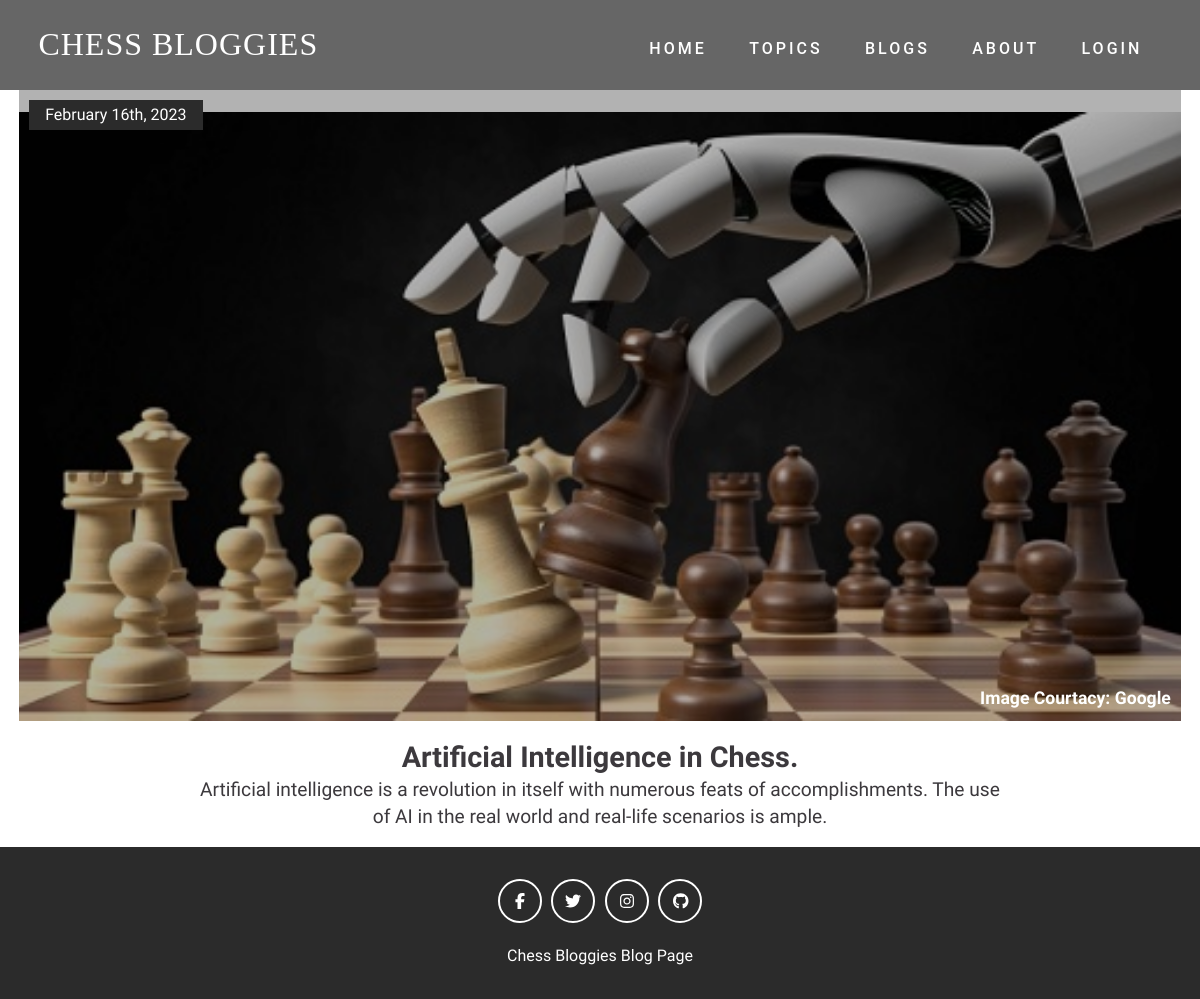
Screenshot of /topics.php?id=2 with the database file from the repository.
### tables this page shows
CREATE TABLE `topics` (
  `id` int(11) NOT NULL,
  `title` text NOT NULL,
  `content` text NOT NULL,
  `image` text DEFAULT NULL,
  `created_at` timestamp NOT NULL DEFAULT current_timestamp()
);

### topics.php (the view, shortened to what this page needs)
<?php
  require('db.php');
?>
<!DOCTYPE html>
<html>
  <head>
    <link rel="stylesheet" href="includes/all.css">
    <link rel="stylesheet" href="includes/style.css">
  </head>
  <body>
    <?php
        include_once('navbar.php');
        $topic_id=$_GET['id'];
        $topicQuery="SELECT * FROM topics WHERE id = $topic_id";
        $runTQ=mysqli_query($db,$topicQuery);
        $post=mysqli_fetch_assoc($runTQ);
        ?>
        <div class = "container">
            <div class = "design-item">
              <div class = "design-img">
                <br>
                <img src = "<?=$post['image']?>" alt = "">
                <span ><?=date('F jS, Y',strtotime($post['created_at']))?></span>
                <span>Image Courtacy: Google</span>
              </div>
              <div class = "design-title">
                <h2><?=$post['title']?></h2>
                <p><?php echo $post['content']; ?></p>
              </div>
            </div>
        </div>
      <?php
        include_once('footer.php');
      ?>
  </body>
</html>

### includes/style.css (style rules this page uses)
:root { --Playfair: 'Playfair Display', serif; --Quicksand: 'Quicksand', sans-serif; --Roboto: 'Roboto', sans-serif; --dark: #3c393d; --exDark: #2b2b2b; }
* { padding: 0; margin: 0; font-family: var(--Quicksand); }
body { line-height: 1.4; color: var(--dark); }
img { width: 100%; display: block; }
.container { max-width: 1320px; margin: 0 auto; padding: 0 1.2rem; }
.design-item { cursor: pointer; margin: 1.5rem 0; }
.design-img { position: relative; overflow: hidden; }
.design-img::after { position: absolute; content: ""; top: 0; left: 0; width: 100%; height: 100%; background: rgba(0, 0, 0, 0.3); }
.design-img img { transition: all 0.5s ease; }
.design-img span:first-of-type { position: absolute; z-index: 1; top: 10px; left: 10px; background: var(--exDark); color: #fff; padding: 0.25rem 1rem; }
.design-img span:last-of-type { position: absolute; z-index: 1; bottom: 10px; right: 10px; color: #fff; font-weight: 700; font-size: 1.1rem; }
.design-title { padding: 1rem; font-size: 1.2rem; text-align: center; width: 70%; margin: 0 auto; }
@media screen and (min-width: 768px) { .design-item { margin: 0; } }

### rows the page displays
topics: image (picture), created_at "February 16th, 2023", title "Artificial Intelligence in Chess.", content "Artificial intelligence is a revolution in itself with numerous feats of accomplishments. The use of AI in the real world and real-life scenarios is ample."
